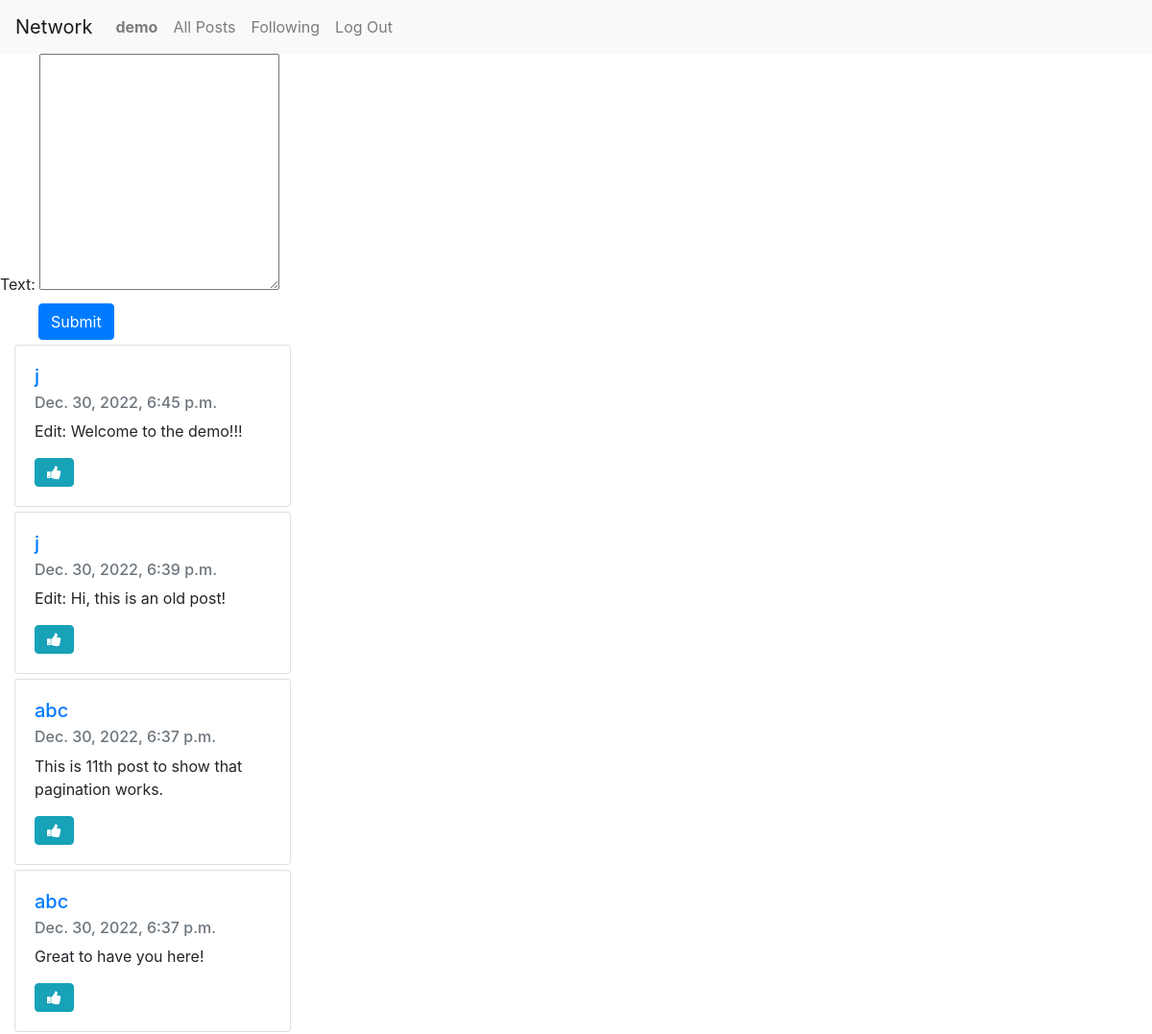
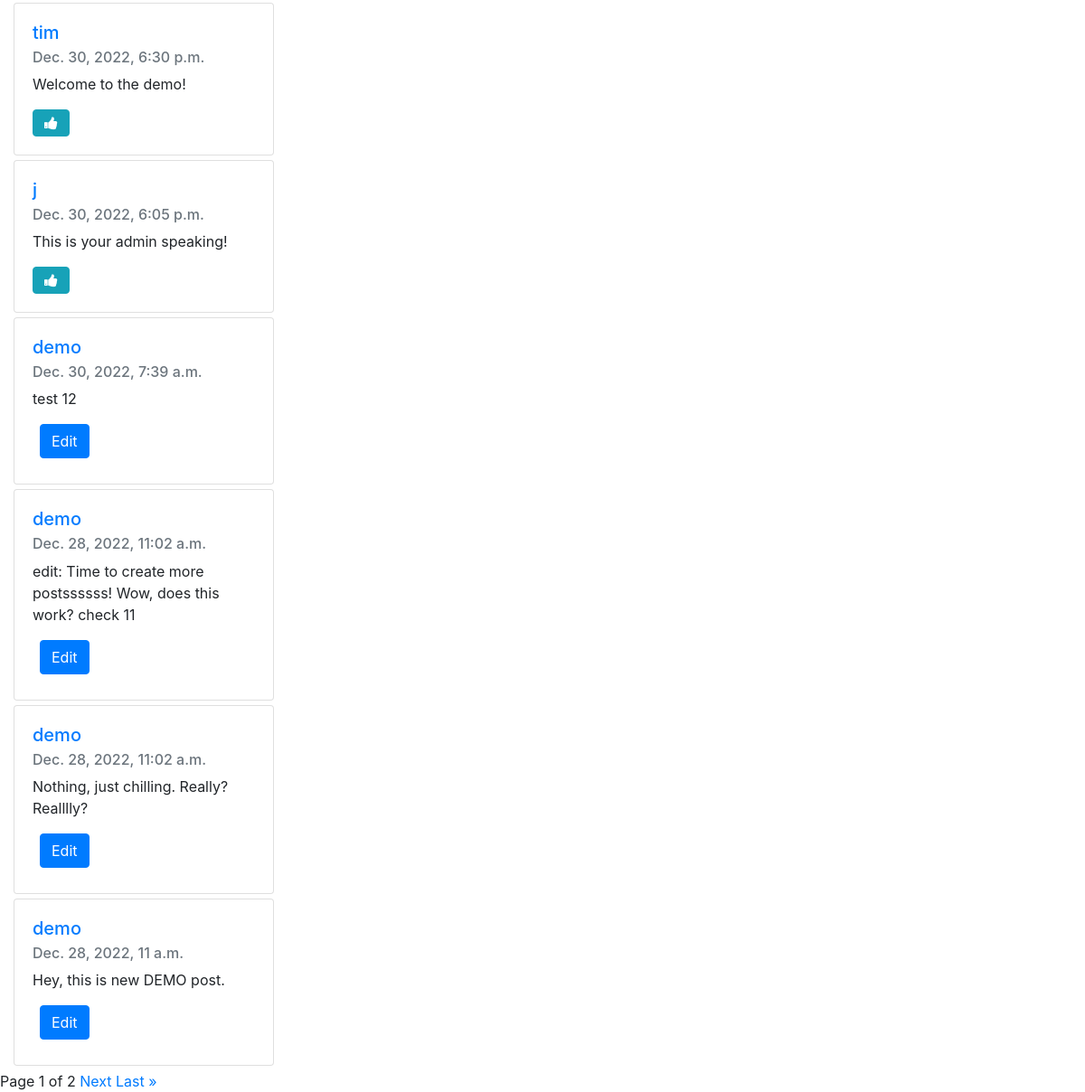
Page / (signed in) on the committed database (2 pictures, top to bottom).
### network/models.py (models this page shows, shortened)
class User(AbstractUser):
    pass

class Post(models.Model):
    text = models.TextField(blank=False)
    date_time = models.DateTimeField(auto_now_add=True)
    author = models.ForeignKey(User, on_delete=models.CASCADE, related_name="posts")

### network/views.py (the view, shortened to what this page needs)
# urls.py: path("", views.index, name="index"),
def index(request):
    if request.user.is_authenticated:
        likes = Like.objects.all()
        liked_by_user = []
        try:
            for like in likes:
                if like.user.id == request.user.id:
                    liked_by_user.append(like.post.id)
        except:
            liked_by_user = []
        posts = Post.objects.all()
        p = Paginator(posts.order_by('-date_time'), 10)
        page = request.GET.get('page')
        posts_paginated = p.get_page(page)
        return render(request, "network/index.html", {
            "form": PostForm(),
            "posts_paginated": posts_paginated,
            "liked_by_user": liked_by_user
        })
    else:
        return render(request, "network/index.html")

### network/views.py
class PostForm(forms.Form):
    text = forms.CharField(widget=forms.Textarea)

### network/templates/network/index.html (shortened to what this page needs)
{% extends "network/layout.html" %}
{% block body %}
    {% if user.is_authenticated %}
        <form action="{% url 'index' %}" method="post">
            {{ form }}
            <br>
            <input style="margin-left: 40px;" class="btn btn-primary" type="submit">
        </form>
        {% for post in posts_paginated %}
            <div class="card">
                <div class="card-body">
                  <h5 class="card-title"><a href="{% url 'user_info' post.author.id %}">{{ post.author }}</a></h5>
                  <h6 class="card-subtitle mb-2 text-muted">{{ post.date_time }}</h6>
                  <p class="card-text" id="content_{{ post.id }}">{{ post.text }}</p>
                  {% if user == post.author %}
                  <div class="d-flex justify-content-aroud mb-2 ml-2">
                    <button class="btn btn-primary" type="button" data-toggle="modal" data-target="#modal_edit_post_{{ post.id }}">Edit</button>
                  </div>
                  {% endif %}
                {% if user != post.author %}
                  {% if post.id in liked_by_user %}
                    <button class="btn btn-info fa fa-thumbs-down col-2" onclick="likeHandler('{{ post.id }}', '{{ liked_by_user }}')" id="{{ post.id }}"></button>
                  {% else %}
                    <button class="btn btn-info fa fa-thumbs-up col-2" onclick="likeHandler('{{ post.id }}', '{{ liked_by_user }}')" id="{{ post.id }}"></button>
                  {% endif %}
                {% endif %}
                </div>
            </div>
        {% endfor %}
        Page {{ posts_paginated.number }} of {{ posts_paginated.paginator.num_pages }}
        {% if posts_paginated.has_next %}
            <a href="?page={{ posts_paginated.next_page_number }}">Next</a>
            <a href="?page={{ posts_paginated.paginator.num_pages }}">Last &raquo</a>
        {% endif %}
    {% endif %}
{% endblock %}

### network/templates/network/layout.html (shortened to what this page needs)
{% load static %}
<!DOCTYPE html>
<html lang="en">
    <head>
        <link rel="stylesheet" href="https://stackpath.bootstrapcdn.com/bootstrap/4.4.1/css/bootstrap.min.css">
        <link href="{% static 'network/styles.css' %}" rel="stylesheet">
        <link rel="stylesheet" href="https://cdnjs.cloudflare.com/ajax/libs/font-awesome/4.7.0/css/font-awesome.min.css">
    </head>
    <body>
        <nav class="navbar navbar-expand-lg navbar-light bg-light">
            <a class="navbar-brand" href="#">Network</a>
            <div>
              <ul class="navbar-nav mr-auto">
                {% if user.is_authenticated %}
                    <li class="nav-item">
                        <a class="nav-link" href="#"><strong>{{ user.username }}</strong></a>
                    </li>
                {% endif %}
                <li class="nav-item">
                  <a class="nav-link" href="{% url 'index' %}">All Posts</a>
                </li>
                {% if user.is_authenticated %}
                    <li class="nav-item">
                        <a class="nav-link" href="{% url 'display_following' %}">Following</a>
                    </li>
                    <li class="nav-item">
                        <a class="nav-link" href="{% url 'logout' %}">Log Out</a>
                    </li>
                {% endif %}
              </ul>
            </div>
          </nav>
        <div class="body">
            {% block body %}
            {% endblock %}
        </div>
    </body>
</html>

### network/static/network/styles.css (style rules this page uses)
.card { width: 18rem; margin: 5px 15px; }
#id_text { width: 250px; }

### rows in the picture
User: username "demo"
Post: author "j", date_time "Dec. 30, 2022, 6:45 p.m.", text "Edit: Welcome to the demo!!!"
Post: author "j", date_time "Dec. 30, 2022, 6:39 p.m.", text "Edit: Hi, this is an old post!"
Post: author "abc", date_time "Dec. 30, 2022, 6:37 p.m.", text "This is 11th post to show that pagination works."
Post: author "abc", date_time "Dec. 30, 2022, 6:37 p.m.", text "Great to have you here!"
Post: author "tim", date_time "Dec. 30, 2022, 6:30 p.m.", text "Welcome to the demo!"
Post: author "j", date_time "Dec. 30, 2022, 6:05 p.m.", text "This is your admin speaking!"
Post: author "demo", date_time "Dec. 30, 2022, 7:39 a.m.", text "test 12"
Post: author "demo", date_time "Dec. 28, 2022, 11:02 a.m.", text "edit: Time to create more postssssss! Wow, does this work? check 11"
Post: author "demo", date_time "Dec. 28, 2022, 11:02 a.m.", text "Nothing, just chilling. Really? Realllly?"
Post: author "demo", date_time "Dec. 28, 2022, 11 a.m.", text "Hey, this is new DEMO post."

### other values in the picture
{{ posts_paginated.number }} "1"
{{ posts_paginated.paginator.num_pages }} "2"
